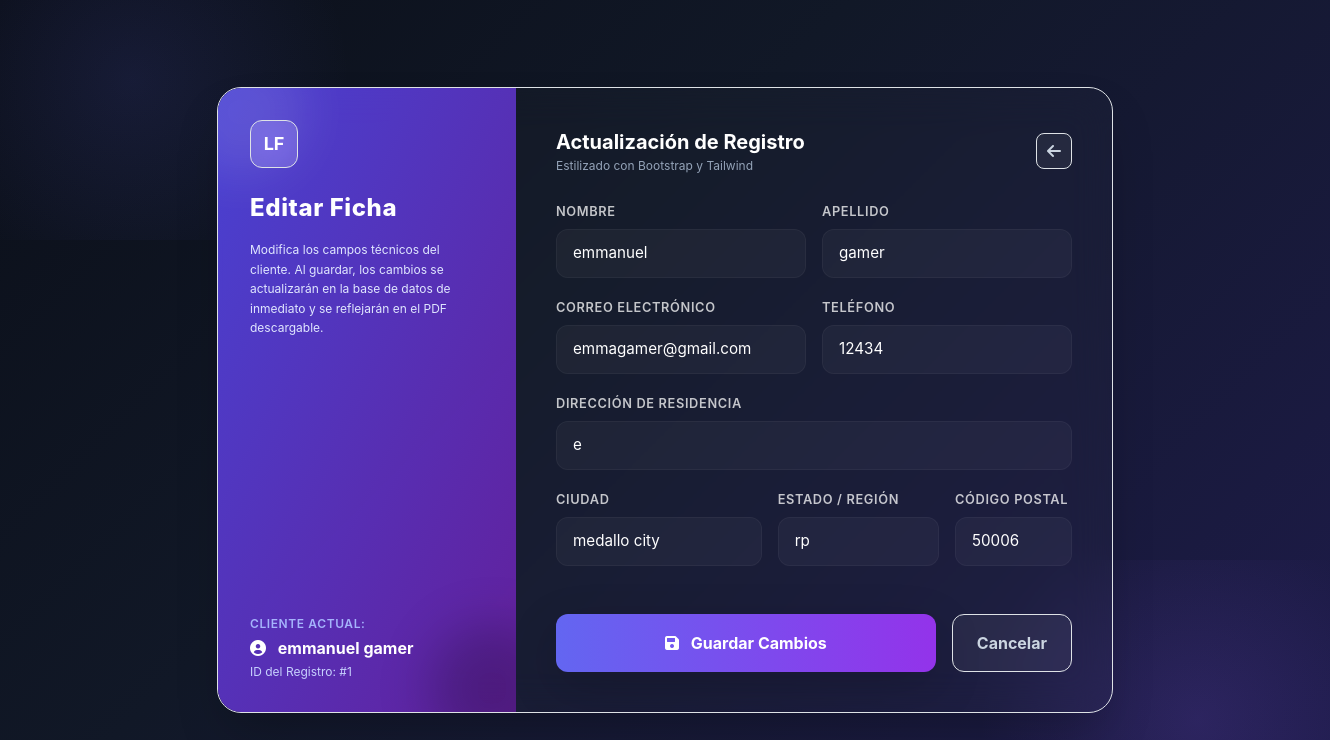
/edit_record/1/ (signed in), run on an earlier commit of the app's database.
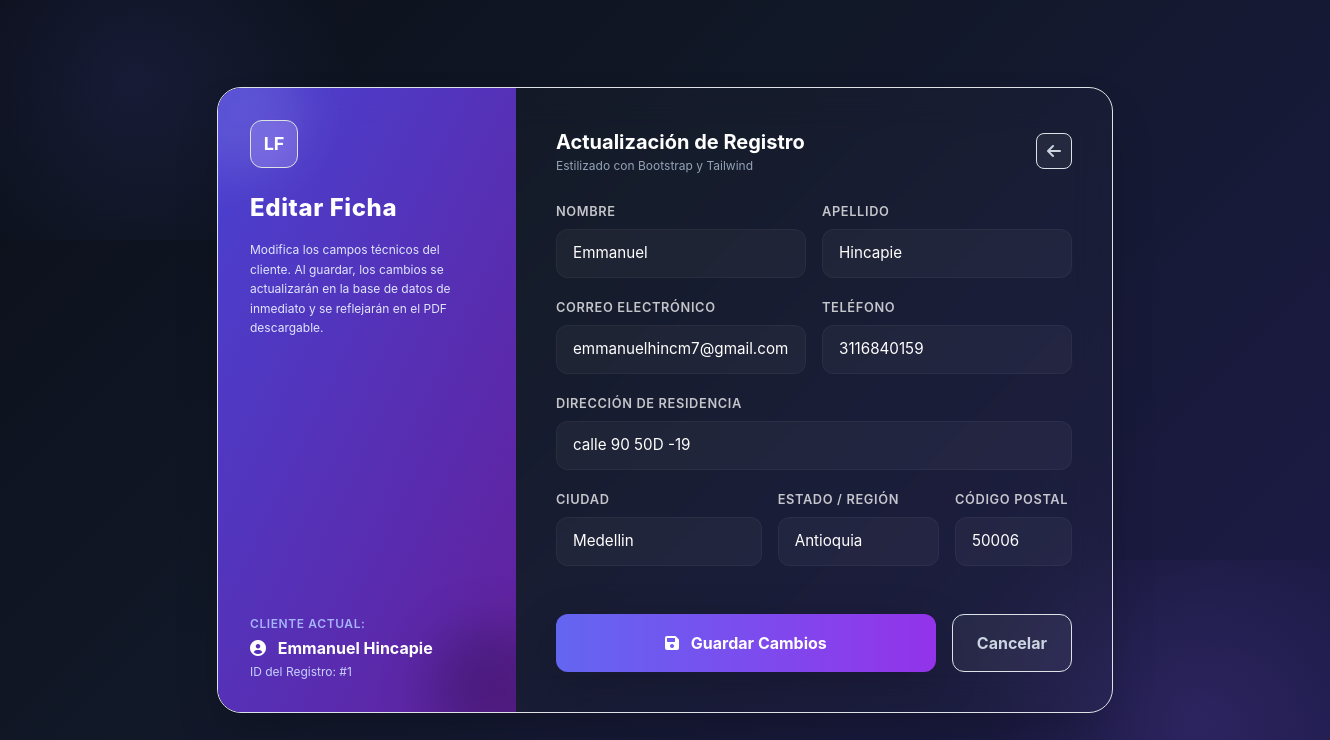
And on a later commit of the database.
### dcrm/website/models.py (models this page shows, shortened)
class Cliente(models.Model):
    letras_regex = RegexValidator(r'^[a-zA-ZáéíóúÁÉÍÓÚñÑ\s]+$', 'Solo se permiten letras y espacios en este campo.')
    telefono_regex = RegexValidator(r'^\+?[\d\s\-\(\)]+$', 'El número de teléfono contiene caracteres no válidos.')
    alfa_num_regex = RegexValidator(r'^[a-zA-Z0-9áéíóúÁÉÍÓÚñÑ\s\.,#-]+$', 'Contiene caracteres especiales no permitidos.')
    fecha_registro = models.DateTimeField(auto_now_add=True)
    nombre = models.CharField(max_length=100, validators=[letras_regex])
    apellido = models.CharField(max_length=100, validators=[letras_regex])
    correo = models.EmailField()
    telefono = models.CharField(max_length=20, validators=[telefono_regex])
    direccion = models.CharField(max_length=255, validators=[alfa_num_regex])
    ciudad = models.CharField(max_length=100, validators=[letras_regex])
    estado = models.CharField(max_length=100, validators=[letras_regex])
    codigo_postal = models.CharField(max_length=20, validators=[RegexValidator(r'^[\d\-a-zA-Z]+$', 'Formato de código postal no válido')])

### dcrm/website/views.py (the view)
# urls.py: path('edit_record/<int:pk>/', views.edit_record, name='edit_record'),
@login_required(login_url='home')
@role_required('admin')
def edit_record(request, pk):
    cliente = get_object_or_404(Cliente, pk=pk)
    if request.method == 'POST':
        form = ClienteForm(request.POST, instance=cliente)
        if form.is_valid():
            form.save()
            messages.success(request, '¡Cliente actualizado exitosamente!')
            if is_htmx(request):
                response = HttpResponse()
                response['HX-Redirect'] = reverse('dashboard')
                return response
            return redirect('dashboard')
        else:
            messages.error(request, 'Hubo un error al actualizar los datos. Revisa el formulario.')
    else:
        form = ClienteForm(instance=cliente)
    if is_htmx(request):
        return render(request, 'edit_record_partial.html', {'form': form, 'cliente': cliente})
    return render(request, 'edit_record.html', {'form': form, 'cliente': cliente})

### dcrm/website/views.py (called while the page is built)
def is_htmx(request):
    return request.headers.get('Hx-Request') == 'true'

### dcrm/website/templates/edit_record.html (shortened to what the changed rows need)
{% load static %}
<!doctype html>
<html lang="es">
<head>
    <link href="{% static 'css/bootstrap.min.css' %}" rel="stylesheet">
    <script src="{% static 'js/tailwindcss.js' %}"></script>
    <link href="{% static 'css/all.min.css' %}" rel="stylesheet">
</head>
<body class="py-12 px-4">
    <div class="glass-card w-full max-w-4xl rounded-3xl shadow-2xl overflow-hidden grid grid-cols-1 md:grid-cols-12 border border-white/5 relative z-10">
        <div class="md:col-span-4 bg-gradient-to-br from-indigo-600/90 to-purple-800/90 p-8 flex flex-col justify-between text-white relative overflow-hidden">
            <div class="relative z-10">
                <h2 class="text-2xl font-extrabold tracking-wide mb-3">Editar Ficha</h2>
            </div>
            <div class="mt-8 relative z-10">
                <div class="text-xs text-indigo-300 font-semibold mb-1 uppercase tracking-wider">Cliente Actual:</div>
                <div class="text-white font-bold text-base"><i class="fas fa-user-circle mr-2"></i> {{ cliente.nombre }} {{ cliente.apellido }}</div>
                <div class="text-indigo-200 text-xs mt-1">ID del Registro: #{{ cliente.id }}</div>
            </div>
        </div>
        <div class="md:col-span-8 p-8 md:p-10">
            <div class="flex items-center justify-between mb-6">
                <div>
                    <h1 class="text-xl font-bold text-white">Actualización de Registro</h1>
                </div>
            </div>
            <form method="POST" autocomplete="off" class="row g-3">
                <div class="col-md-6">
                    <label for="{{ form.nombre.id_for_label }}" class="form-label">Nombre</label>
                    {{ form.nombre }}
                </div>
                <div class="col-md-6">
                    <label for="{{ form.apellido.id_for_label }}" class="form-label">Apellido</label>
                    {{ form.apellido }}
                </div>
                <div class="col-md-6">
                    <label for="{{ form.correo.id_for_label }}" class="form-label">Correo Electrónico</label>
                    {{ form.correo }}
                </div>
                <div class="col-md-6">
                    <label for="{{ form.telefono.id_for_label }}" class="form-label">Teléfono</label>
                    {{ form.telefono }}
                </div>
                <div class="col-12">
                    <label for="{{ form.direccion.id_for_label }}" class="form-label">Dirección de Residencia</label>
                    {{ form.direccion }}
                </div>
                <div class="col-md-5">
                    <label for="{{ form.ciudad.id_for_label }}" class="form-label">Ciudad</label>
                    {{ form.ciudad }}
                </div>
                <div class="col-md-4">
                    <label for="{{ form.estado.id_for_label }}" class="form-label">Estado / Región</label>
                    {{ form.estado }}
                </div>
                <div class="col-md-3">
                    <label for="{{ form.codigo_postal.id_for_label }}" class="form-label">Código Postal</label>
                    {{ form.codigo_postal }}
                </div>
            </form>
        </div>
    </div>
</body>
</html>

What changed in the data, as far as the page shows it:
changed Cliente id 1: nombre "emmanuel" → "Emmanuel"; apellido "gamer" → "Hincapie"; correo "emmagamer@gmail.com" → "emmanuelhincm7@gmail.com"; telefono "12434" → "3116840159"; direccion "e" → "calle 90 50D -19"; ciudad "medallo city" → "Medellin"; estado "rp" → "Antioquia"
